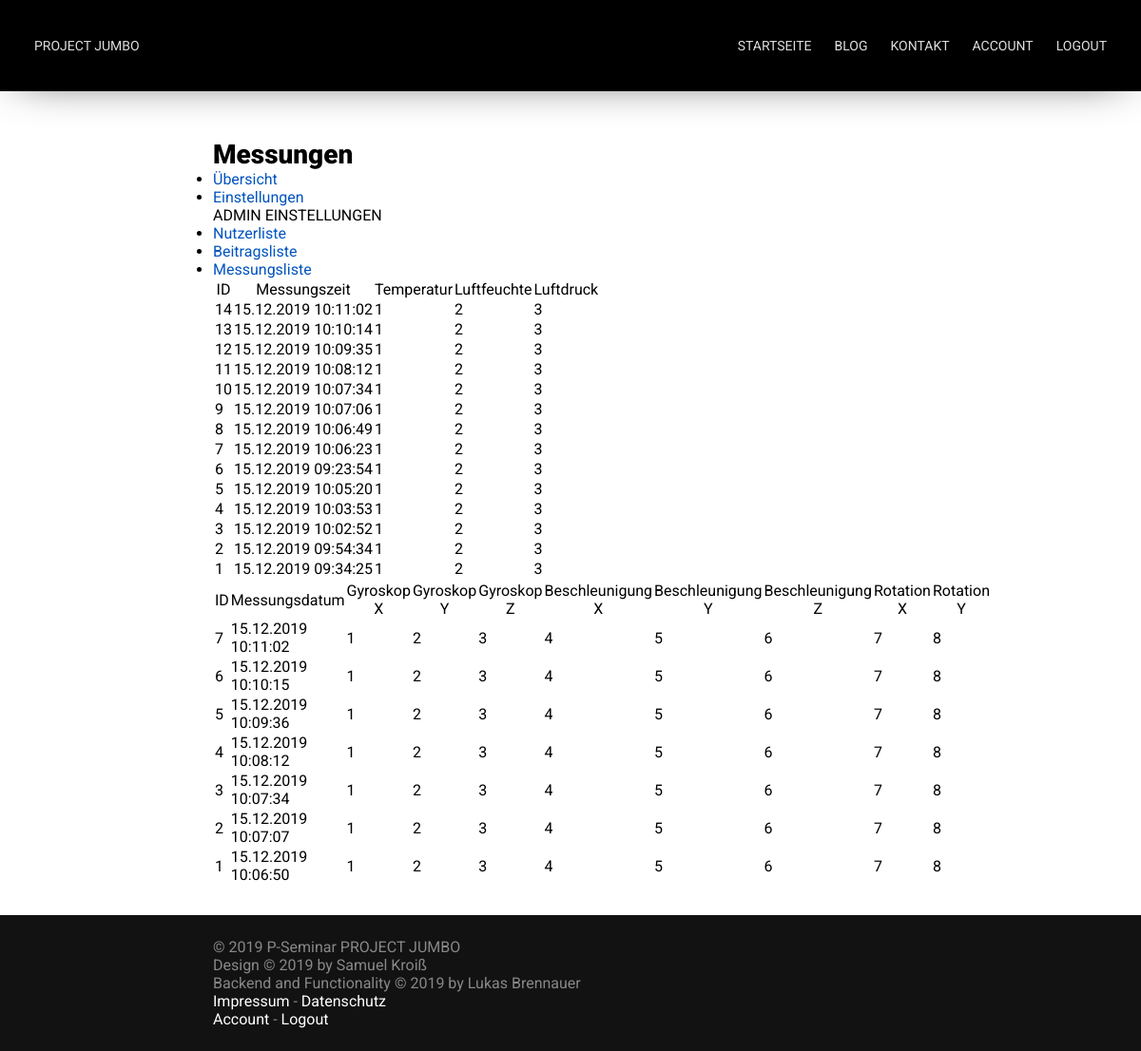
/admin/measurements (signed in), run on an earlier commit of the app's database.
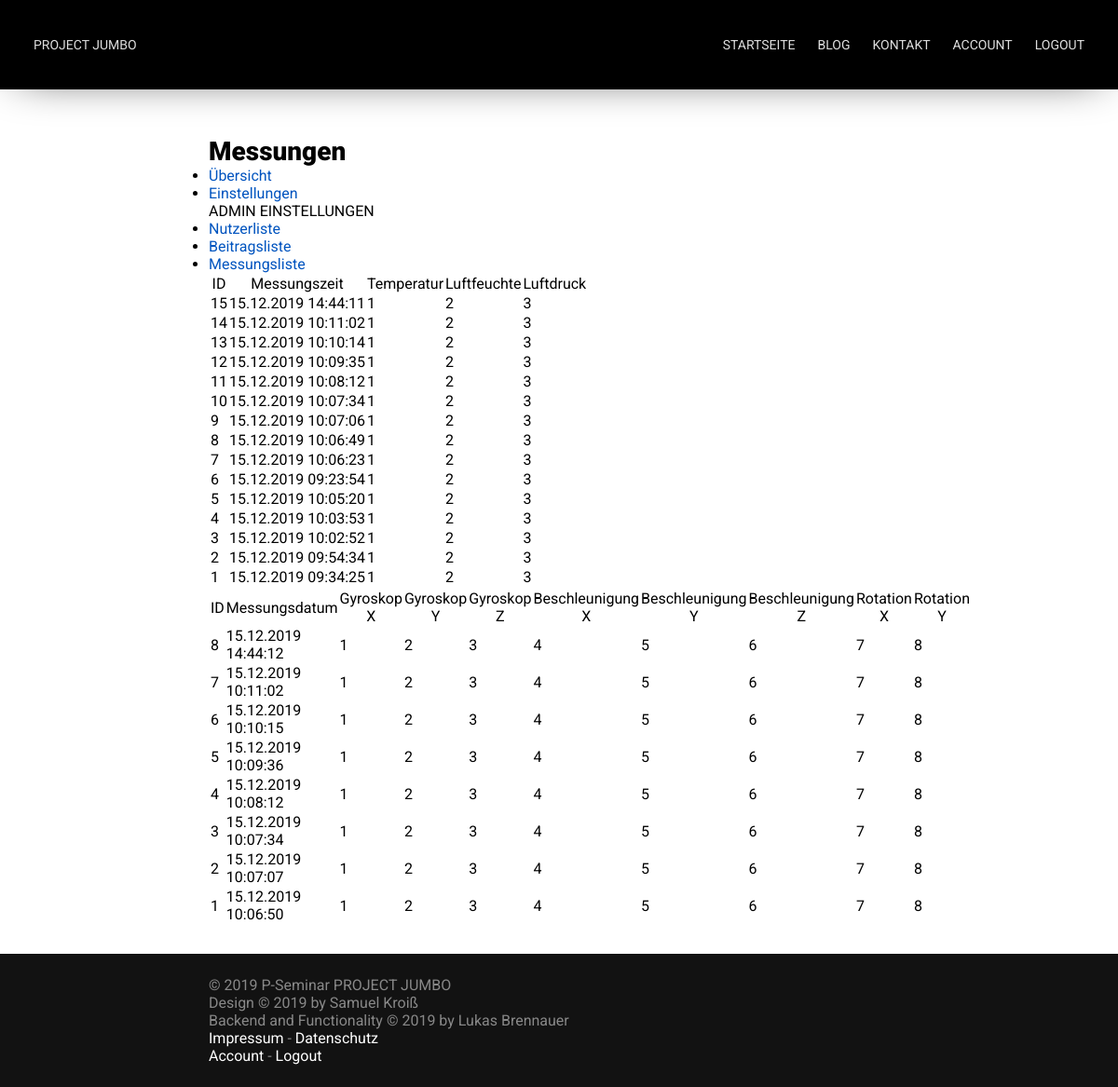
And on a later commit of the database.
### app/models.py (models this page shows)
class BME(db.Model):
    id = db.Column(db.Integer, primary_key=True)
    time = db.Column(db.DateTime)
    temperature = db.Column(db.Integer)
    humidity = db.Column(db.Integer)
    pressure = db.Column(db.Integer)

class MPU(db.Model):
    id = db.Column(db.Integer, primary_key=True)
    time = db.Column(db.DateTime)
    gyroscope_x = db.Column(db.Integer)
    gyroscope_y = db.Column(db.Integer)
    gyroscope_z = db.Column(db.Integer)
    acceleration_x = db.Column(db.Integer)
    acceleration_y = db.Column(db.Integer)
    acceleration_z = db.Column(db.Integer)
    rot_x = db.Column(db.Integer)
    rot_y = db.Column(db.Integer)

### app/routes/admin_pages.py (the view)
@app.route('/admin/measurements', methods=['GET'])
@login_required
def measurements():
    if current_user.admin_acc:
        bme_vals = BME.query.order_by(-BME.id).all()
        mpu_vals = MPU.query.order_by(-MPU.id).all()
        return render_template("admin/measurements.html", title="Messungen", bme_vals=bme_vals, mpu_vals=mpu_vals)
    else:
        return render_template("errors/error.html", title="Error", error="You're not allowed to use that page!")

### app/models.py (called while the page is built)
@login.user_loader
def load_user(id):
    return User.query.get(id)

### templates/admin/measurements.html (shortened to what this page needs)
{% extends 'user/main.html' %}
{% block user_content %}
{% if bme_vals|length < 1 %}
<p>Es sind keine BME-Messungen verfügbar.</p>
{% else %}
<table>
    <tr>
        <th>ID</th>
        <th>Messungszeit</th>
        <th>Temperatur</th>
        <th>Luftfeuchte</th>
        <th>Luftdruck</th>
    </tr>
    {% for bme_val in bme_vals %}
    <tr>
        <td>{{ bme_val.id }}</td>
        <td>{{ bme_val.time.__format__('%d.%m.%Y' ' ' '%H:%M:%S') }}</td>
        <td>{{ bme_val.temperature }}</td>
        <td>{{ bme_val.humidity }}</td>
        <td>{{ bme_val.pressure }}</td>
    </tr>
    {% endfor %}
</table>
{% endif %}
{% if mpu_vals|length < 1 %}
<p>Es sind keine MPU-Messungen verfügbar.</p>
{% else %}
<table>
    <tr>
        <th>ID</th>
        <th>Messungsdatum</th>
        <th>Gyroskop X</th>
        <th>Gyroskop Y</th>
        <th>Gyroskop Z</th>
        <th>Beschleunigung X</th>
        <th>Beschleunigung Y</th>
        <th>Beschleunigung Z</th>
        <th>Rotation X</th>
        <th>Rotation Y</th>
    </tr>
    {% for mpu_val in mpu_vals %}
    <tr>
        <td>{{ mpu_val.id }}</td>
        <td>{{ mpu_val.time.__format__('%d.%m.%Y' ' ' '%H:%M:%S') }}</td>
        <td>{{ mpu_val.gyroscope_x }}</td>
        <td>{{ mpu_val.gyroscope_y }}</td>
        <td>{{ mpu_val.gyroscope_z }}</td>
        <td>{{ mpu_val.acceleration_x }}</td>
        <td>{{ mpu_val.acceleration_y }}</td>
        <td>{{ mpu_val.acceleration_z }}</td>
        <td>{{ mpu_val.rot_x }}</td>
        <td>{{ mpu_val.rot_y }}</td>
    </tr>
    {% endfor %}
</table>
{% endif %}
{% endblock %}

### templates/user/main.html
{% extends 'base.html' %}
{% block content %}
	<nav>
        <ul>
            <li><a href="{{ url_for('user_page') }}">Übersicht</a></li>
            <li><a href="{{ url_for('user_settings') }}">Einstellungen</a></li>
            {% if current_user.admin_acc == true %}
            <span>ADMIN EINSTELLUNGEN</span>
            <li><a href="{{ url_for('admin_users') }}">Nutzerliste</a></li>
            <li><a href="{{ url_for('admin_posts') }}">Beitragsliste</a></li>
            <li><a href="{{ url_for('measurements') }}">Messungsliste</a></li>
            {% endif %}
        </ul>
    </nav>
    {% block user_content %}  {% endblock %}
{% endblock %}

### templates/base.html (shortened to what this page needs)
<!DOCTYPE html>
<html>
	<head>
		<link href="{{ url_for('static', filename='css/main.css') }}" rel="stylesheet">
		<link href="{{ url_for('static', filename='css/nav.css') }}" rel="stylesheet">
		<link href="{{ url_for('static', filename='css/footer.css') }}" rel="stylesheet">
		<link href="{{ url_for('static', filename='css/drag_and_drop.css') }}" rel="stylesheet">
	</head>
	<body>
		<div id="container">
			<nav id="nav" bg>
				<a href="{{ url_for('index') }}">Project Jumbo</a>
				<ul>
					<li><a href="{{ url_for('index') }}#begin">Startseite</a></li>
					<li><a href="{{ url_for('blog') }}">Blog</a></li>
					<li><a href="{{ url_for('contact') }}">Kontakt</a></li>
					{% if current_user.is_authenticated %}
					<li><a href="{{ url_for('user_page') }}">Account</a></li>
					<li><a href="{{ url_for('logout') }}">Logout</a></li>
					{% else %}
					<li><a href="{{ url_for('login') }}">Login</a></li>
					{% endif %}
				</ul>
			</nav>
			<div class="spacer nav"></div>
			<section id="content">
				<h1>{{ title }}</h1>
				{% block content %}  {% endblock %}
			</section>
			<div class="spacer footer"></div>
			<footer id="footer">
				<p>
					&copy; 2019 P-Seminar PROJECT JUMBO<br />
					Design &copy; 2019 by Samuel Kroiß<br />
					Backend and Functionality &copy; 2019 by Lukas Brennauer<br />
					<a href="#">Impressum</a> - <a href="#">Datenschutz</a><br />
					{% if current_user.is_authenticated %}
					<a href="{{ url_for('user_page') }}">Account</a> - <a href="{{ url_for('logout') }}">Logout</a>
					{% else %}
					<a href="{{ url_for('login') }}">Login</a>
					{% endif %}
				</p>
			</footer>
		</div>
	</body>
</html>

### static/css/main.css (style rules this page uses)
:root { --nav-link-color: #DEDEDE; --nav-link-color-hover: #FFFFFF; --link-color: #0054bf; }
* { margin: 0; padding: 0; font-family: 'Roboto', sans-serif; font-size: 16px; font-weight: 400; text-decoration: none; scroll-behavior: smooth; }
body { width: 100%; height: 100%; overflow-x: hidden; overflow-y: scroll; }
.spacer { width: 100vw; }
.spacer.nav { height: 96px; }
.spacer.footer { height: 124px; }
#container { display: block; width: 100%; min-height: 100vh; position: relative; }
#content { max-width: 800px; margin: 0 auto; padding: 50px 24px; width: 100%; box-sizing: border-box; }
h1, h2, h3 { font-weight: 900; }
h1 { font-size: 28px; }
a { color: var(--link-color); }

### static/css/nav.css (style rules this page uses)
#nav { width: 100%; height: 96px; box-sizing: border-box; position: fixed; z-index: 10; overflow: hidden; transition: background 500ms, box-shadow 500ms, height 300ms; }
#nav[bg] { background: #000000; box-shadow: 0px 0px 50px -20px rgba(0,0,0,1); }
#nav ul { float: right; display: flex; }
#nav ul li { list-style-type: none; }
#nav a { color: var(--nav-link-color); text-transform: uppercase; font-size: 14px; line-height: 48px; float: left; padding: 0 12px; display: block; transition: color 100ms; }
#nav a { font-family: 'Alata', sans-serif; }
#nav ul li a { font-family: 'Roboto', sans-serif; }
@media only screen and (min-width: 900px) { #nav { padding: 24px; } }

### static/css/footer.css (style rules this page uses)
#footer { width: 100%; background: #121212; position: absolute; right: 0; bottom: 0; left: 0; }
#footer p { max-width: 800px; margin: 0 auto; padding: 24px; color: #888888; box-sizing: border-box; }
#footer a { color: #FFFFFF; }

What changed in the data, as far as the page shows it:
added BME: id "15", time.__format__ "15.12.2019 14:44:11", temperature "1", humidity "2", pressure "3"
added MPU: id "8", time.__format__ "15.12.2019 14:44:12", gyroscope_x "1", gyroscope_y "2", gyroscope_z "3", acceleration_x "4", acceleration_y "5", acceleration_z "6", rot_x "7", rot_y "8"
